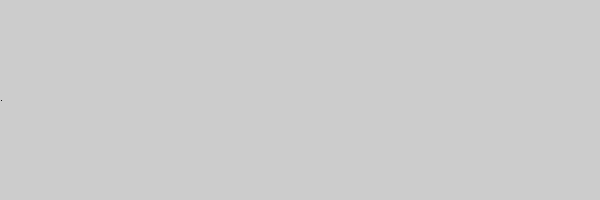
Frame 1 (no input)
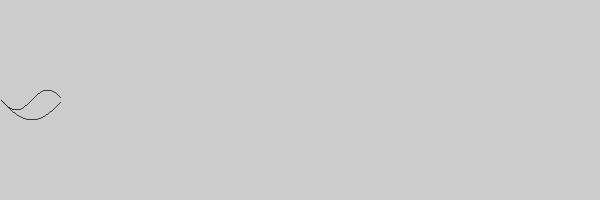
Frame 60 (the mouse pressed at the canvas centre just before this capture)
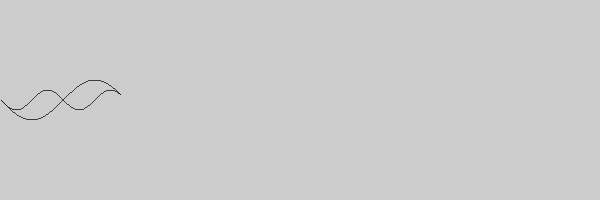
Frame 120 (the mouse held since frame 60 and released just before this capture)

The Processing sketch that drew these frames (run headless with seeded random() and noise(); from frame 60 on, the mouse is pressed at the canvas centre):

// Processing sketch: drawingSinOverTime
// ── drawingSinOverTime.pde
float x, y, time;
float speed = 1;

void setup() {
  size(600, 200);
  y = height/2;
}

void draw() {
  //background(200);
  x += speed; 
  point(x, y + sin(x*.05)*20);
  
  point(x, y + sin(x*.1)*10);
}
